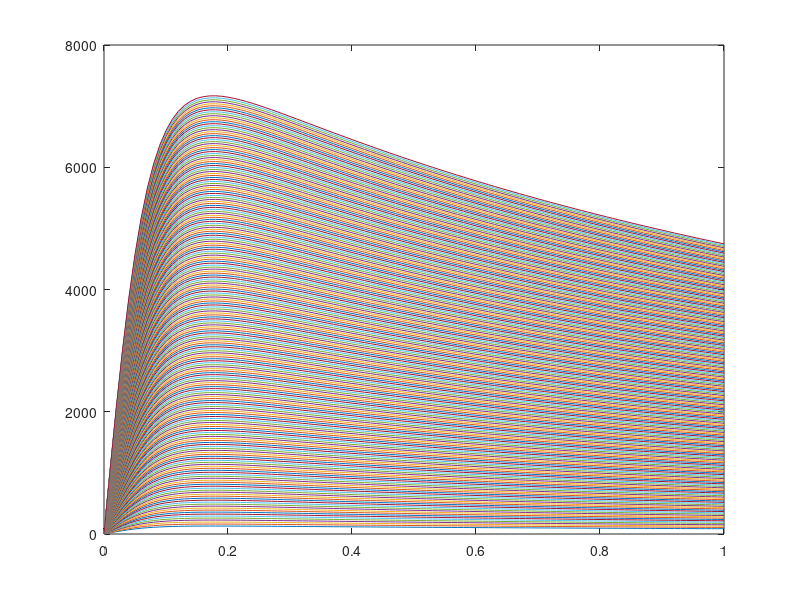

The MATLAB script that drew this image: (Note: this script raises an error after producing the figure.)
%% Find slip ratio at peak traction
p.B = 7.462;
p.C = 2;
p.D = 2.607*(.5);
p.E = 0.8;

Sl = 0:0.01:1;
Fz = 100:25:5500;
nFz = length(Fz);
[sl_grid, Fz_grid] = meshgrid(Sl, Fz);

Fx = Fz_grid.*p.D.*sin(p.C.*atan(p.B.*sl_grid - p.E.*(p.B.*sl_grid - atan(p.B.*sl_grid))));

figure(1)
for i = 1:nFz
    plot(sl_grid(i,:),Fx(i,:))
    hold on
end
hold off

fun = @(x)compute_Fx1(x,p);
sl_fx_max = fmincon(fun, 0.15);
sl_fx_max_rounded = floor(sl_fx_max*100)/100;
fx_max = -compute_Fx1(sl_fx_max, p);

%% Make bijective force function
Sl = 0:0.01:sl_fx_max;
Fz = 100:25:5500;
nFz = length(Fz);
nSL = length(Sl);
[sl_grid, Fz_grid] = meshgrid(Sl, Fz);

Fx = Fz_grid.*p.D.*sin(p.C.*atan(p.B.*sl_grid - p.E.*(p.B.*sl_grid - atan(p.B.*sl_grid))));

figure(2)
for i = 1:nFz
    plot(sl_grid(i,:),Fx(i,:))
    hold on
end
hold off

figure(3)
scatter3(Fx, Fz_grid, sl_grid)

%% Find optimal bijective function for slip
p.x_min_total = 0;
p.x_max_total = sl_fx_max;
p.Fz = 800;
e_ref = 0.0005;

opts = optimoptions('fsolve','Display','none');
fun = @(e)compute_x_max_all(e,p);
e_opt = fsolve(fun, e_ref, opts);

x_max = compute_x_max_all2(e_opt, p);
[sl_grid, Fz_grid] = meshgrid(x_max, Fz);
Fx = Fz_grid.*p.D.*sin(p.C.*atan(p.B.*sl_grid - p.E.*(p.B.*sl_grid - atan(p.B.*sl_grid))));
S_tbl = scatteredInterpolant(Fx(:), Fz_grid(:), sl_grid(:));

figure(4)
scatter3(Fx, Fz_grid, sl_grid)

%% Find optimal function for force
p.x_min_total = sl_fx_max;
p.x_max_total = 1;
p.Fz = 800;
e_ref = 0.0001;

opts = optimoptions('fsolve','Display','none');
fun = @(e)compute_x_max_all(e,p);
e_opt = fsolve(fun, e_ref, opts);

p.x_min_total = 0;
x_max = compute_x_max_all2(e_opt, p);
[sl_grid, Fz_grid] = meshgrid(x_max, Fz);
Fx = Fz_grid.*p.D.*sin(p.C.*atan(p.B.*sl_grid - p.E.*(p.B.*sl_grid - atan(p.B.*sl_grid))));
F_tbl = griddedInterpolant(sl_grid', Fz_grid', Fx');

figure(5)
scatter3(sl_grid, Fz_grid, Fx)

%% Save results
clearvars -except S_tbl F_tbl sl_fx_max_rounded
save('SL_table', 'S_tbl', 'F_tbl', 'sl_fx_max_rounded')

%% Function Definitions
function J = compute_Fx1(x, p)
    J = -p.D.*sin(p.C.*atan(p.B.*x - p.E.*(p.B.*x - atan(p.B.*x))));
end

function e_pid = compute_Fx2(x, p)
    Fx_ref = p.Fz*p.D.*sin(p.C.*atan(p.B.*x - p.E.*(p.B.*x - atan(p.B.*x))));
    Fx_pid = p.m*x + p.b;

    e_pid = -abs(Fx_ref - Fx_pid);
end

function de_pid = compute_x_max(x_max, p)
    x = [p.x_min; x_max];
    z = p.Fz.*p.D.*sin(p.C.*atan(p.B.*x - p.E.*(p.B.*x - atan(p.B.*x))));
    p.m = (z(1) - z(2)) / (p.x_min - x_max);
    p.b = z(2) - (p.m*x_max);

    fun2 = @(y)compute_Fx2(y,p);
    opts = optimoptions('fmincon','Algorithm','sqp','Display','none');
    x_e_max = fmincon(fun2, mean(x), [], [], [], [], x(1), x(2),[],opts);
    z_e_max = -p.Fz*compute_Fx1(x_e_max, p);
    z_e_pid = p.m*x_e_max + p.b;
    e = abs(z_e_max - z_e_pid) / z_e_max;

    de_pid = e - p.e_pid;
end

function x_max_all = compute_x_max_all(e_pid, p)
    x_max = p.x_min_total;
    p.e_pid = e_pid;

    while x_max < p.x_max_total
        p.x_min = x_max;
        fun1 = @(x)compute_x_max(x,p);
        opts = optimoptions('fsolve','Display','none');
        x_max = fsolve(fun1, x_max+0.01,opts);
    end
    x_max_all = x_max - p.x_max_total;
    disp(x_max)
end

function x_max = compute_x_max_all2(e_pid, p)
    p.e_pid = e_pid;
    x_max = p.x_min_total;

    while x_max < p.x_max_total
        p.x_min = x_max(end);
        fun1 = @(x)compute_x_max(x,p);
        opts = optimoptions('fsolve','Display','none');
        x_max = [x_max fsolve(fun1, x_max(end)+0.01,opts)];
    end
end